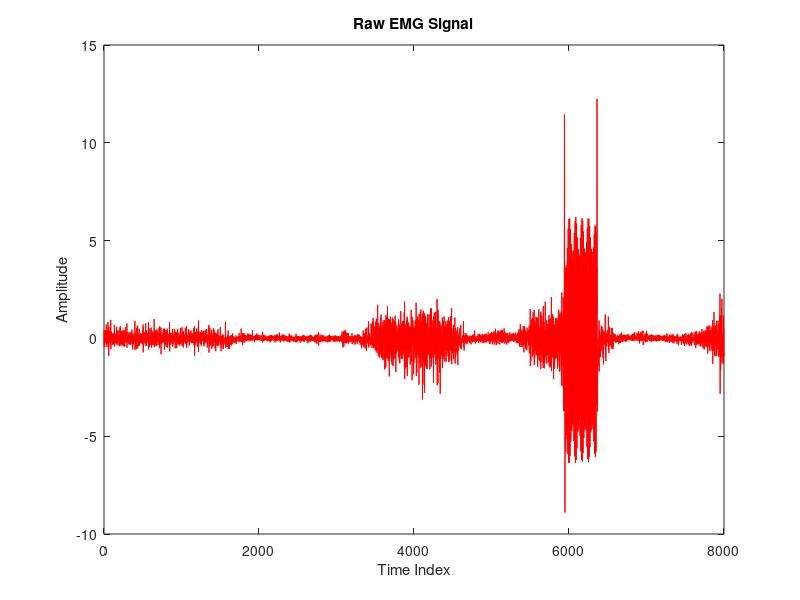
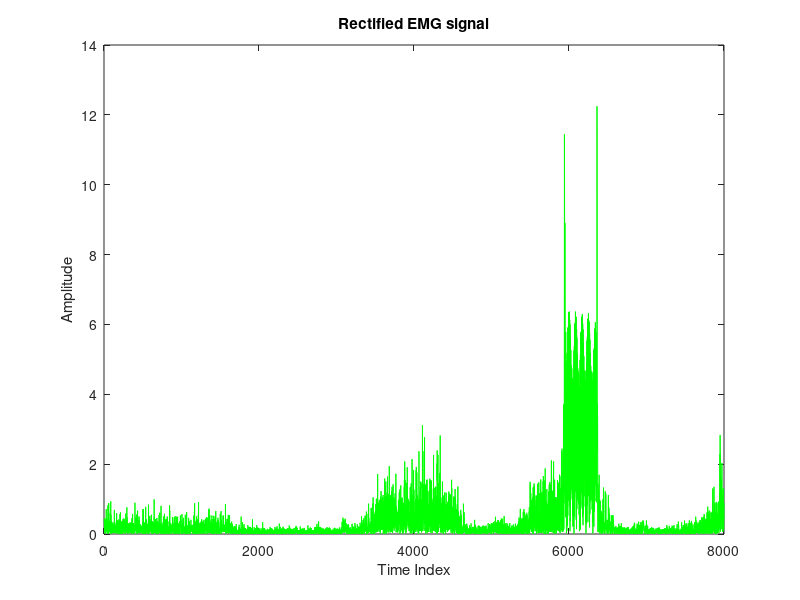
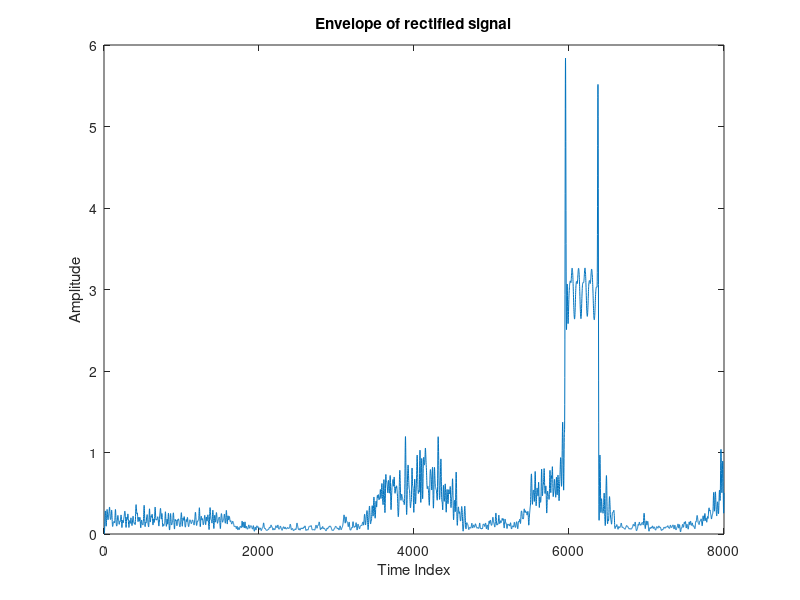
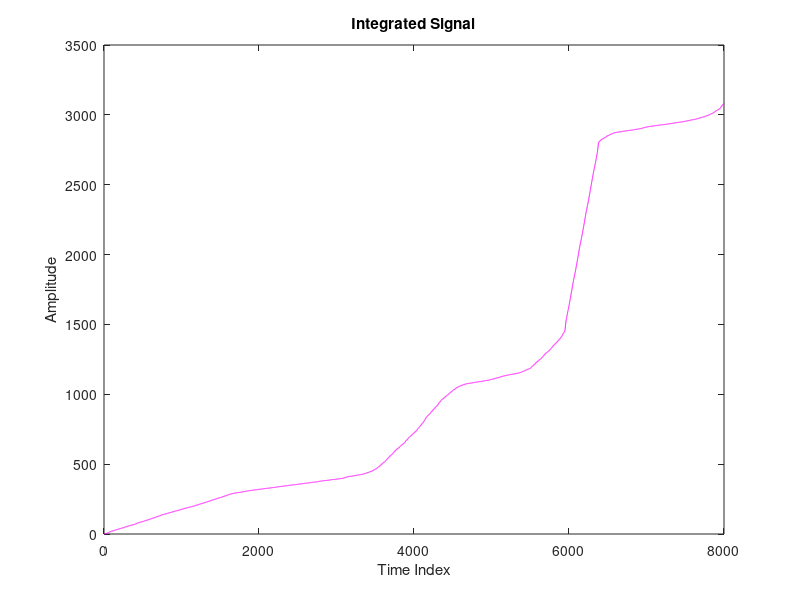

These charts were generated, in order, by the following MATLAB code:
% Data source: https://github.com/zabir-nabil/dsp-matlab-cpp/tree/master/Thesis%20oth/bme_lab_1
% author: zabiralnazi@yahoo.com
emg_data = load('EMG_dataset.mat');
emg_data = emg_data.data;
signal_taken = 8000;
X= emg_data(1:signal_taken,1);
fs = 100; % assumed approximately, no info given in the data
figure(1);
plot(X,'r');
title('Raw EMG Signal');
xlabel('Time Index');
ylabel('Amplitude');

rectified_signal = abs(X);
figure(2);
plot(rectified_signal,'g');
title('Rectified EMG signal');
xlabel('Time Index');
ylabel('Amplitude');

cut_off_param = 0.1; % tuned to find better envelope
[b1,a1] = butter(5,cut_off_param,'low');
y = filter(b1,a1,rectified_signal);
figure(3);
plot(y);
title('Envelope of rectified signal')
xlabel('Time Index')
ylabel('Amplitude')
integrated = cumtrapz(y);
figure(4);
plot(integrated,'m');
title('Integrated Signal');
xlabel('Time Index');
ylabel('Amplitude');